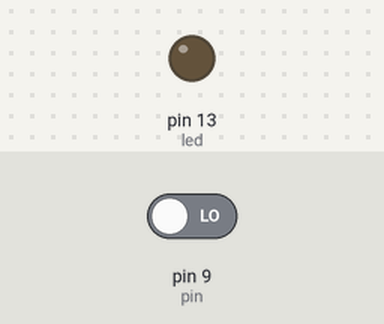
Bench run of a sketch on a simulated Arduino Uno, built with avr-gcc and run on an emulated ATmega328P. Shown: output pins drawn as LEDs (lit = HIGH). Inputs (shaded band) come from the test bench; at power-on: pin 9 (pin) LOW.

Above: at 1.2 s.
1.3 s: pin 9 (pin) driven HIGH
At 2.5 s:
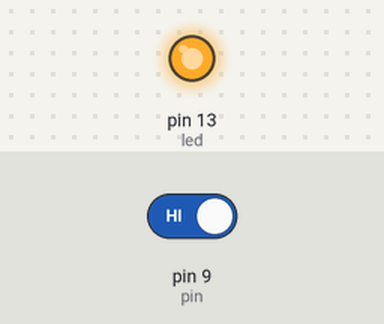
2.8 s: pin 9 (pin) driven LOW
At 3.9 s:
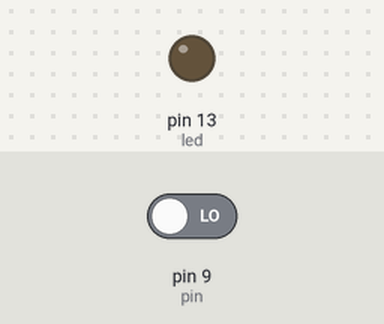
Timing chart, 0 to 5.8 s (numbered marks = the images above; inputs shaded):
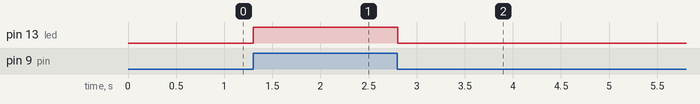

The sketch:

foo.ino
```cpp
int pin = 9;
int led = 13;


void setup(){
	pinMode(pin, INPUT);
	pinMode(led, OUTPUT);
}

void loop(){
	int pinStatus = 0;
	pinStatus = digitalRead(pin);
	if(pinStatus){
		digitalWrite(led, HIGH);
		delay(500);
	}else{
		digitalWrite(led, LOW);
		delay(10);
	}
}
```

Measured:
- after the input at 1.3 s, pin 13 (led): LOW → HIGH at once
- after the input at 2.8 s, pin 13 (led): HIGH → LOW at once
